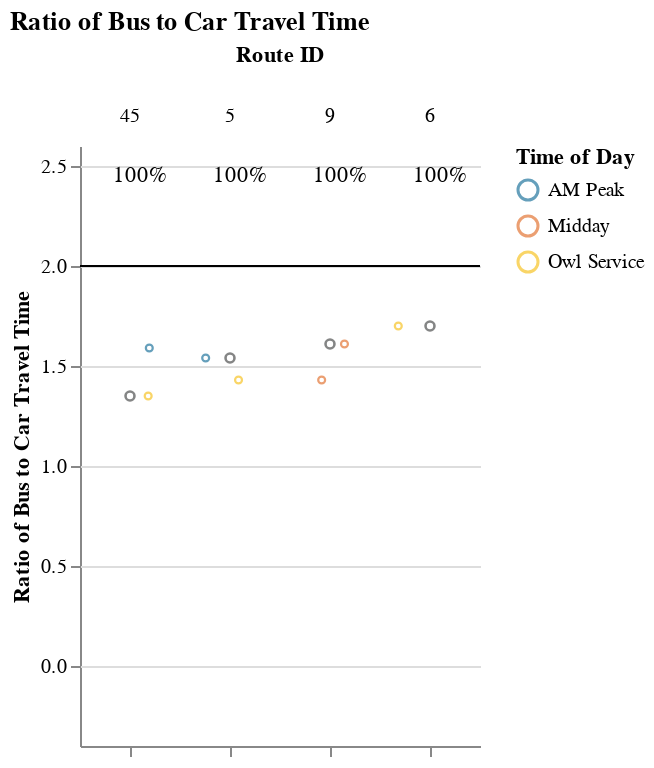
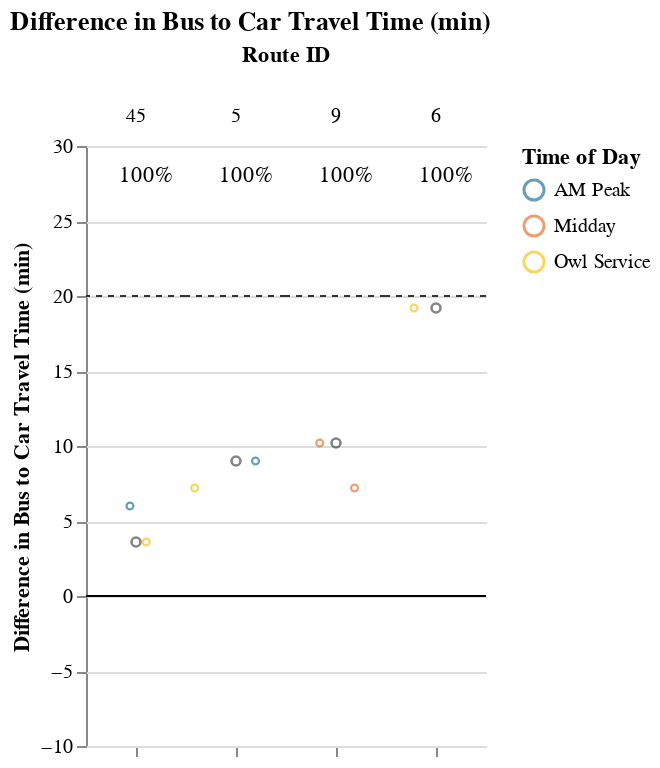

The cell these charts' notebook holds for them, in order:
### Markdown cell above
## Viable Competitive Routes
### Short Routes (< 1 hr)

### Code cell
# Allow for possibility that operator doesn't have routes that fall into certain route_groups
# But, jupyterbook will not like markdown with f-string
# separate out route_group and put in each cell, and use try/except + if to display...
# but all 3 route groups must be displayed. just add sentence about why no routes were returned at the end
route_group = "short"
try:
    display_charts_for_route_group(df, route_group)
except:
    print("No routes meet this criteria.")

### Figure 1 — Vega-Lite specification as saved in the notebook (floating-point values rounded to 4 significant figures)
{"config": {"view": {"continuousWidth": 400, "continuousHeight": 300, "stroke": null}, "facet": {"spacing": 0}}, "data": {"name": "data-950f0fe15f3845a26e8cf1d897c2b307"}, "facet": {"column": {"field": "route_id", "sort": ["45", "5", "9", "6"], "title": "Route ID", "type": "nominal"}}, "spec": {"layer": [{"mark": "rule", "encoding": {"color": {"value": "black"}, "y": {"field": "cutoff", "type": "quantitative"}}, "selection": {"selector001": {"type": "interval", "bind": "scales", "encodings": ["x", "y"]}}}, {"mark": {"type": "point", "opacity": 0.65, "size": 12, "strokeWidth": 1.1}, "encoding": {"color": {"field": "time_of_day", "scale": {"range": ["#136C97", "#E16B26", "#F6BF16", "#00896B", "#7790A3", "#5B559C"]}, "sort": ["AM Peak", "Midday", "PM Peak", "Owl Service"], "title": "Time of Day", "type": "nominal"}, "tooltip": [{"field": "route_id", "type": "nominal"}, {"field": "trip_id", "type": "nominal"}, {"field": "service_hours", "type": "quantitative"}, {"field": "car_duration_hours", "type": "quantitative"}, {"field": "bus_multiplier", "type": "quantitative"}, {"field": "bus_difference", "type": "quantitative"}, {"field": "num_trips", "type": "quantitative"}, {"field": "num_competitive", "type": "quantitative"}, {"field": "pct_trips_competitive", "type": "quantitative"}, {"field": "p25", "type": "quantitative"}, {"field": "p50", "type": "quantitative"}, {"field": "p75", "type": "quantitative"}], "x": {"axis": {"grid": false, "labels": false, "ticks": true, "values": [0]}, "field": "jitter", "scale": {}, "title": null, "type": "quantitative"}, "y": {"field": "bus_multiplier", "scale": {"domain": [-0.25, 2.5]}, "title": "Ratio of Bus to Car Travel Time", "type": "quantitative"}}, "transform": [{"calculate": "sqrt(-2*log(random()))*cos(2*PI*random())", "as": "jitter"}], "width": 50}, {"layer": [{"mark": {"type": "point", "opacity": 0.6, "size": 20, "strokeWidth": 1.3}, "encoding": {"color": {"value": "#323434"}, "y": {"field": "bus_multiplier", "type": "quantitative"}}, "transform": [{"filter": "(datum.p50_trip === 1)"}]}, {"mark": {"type": "text", "align": "center", "baseline": "middle"}, "encoding": {"color": {"value": "black"}, "text": {"field": "pct_trips_competitive", "format": ".0%", "type": "quantitative"}, "tooltip": [{"field": "route_id", "type": "nominal"}, {"field": "trip_id", "type": "nominal"}, {"field": "service_hours", "type": "quantitative"}, {"field": "car_duration_hours", "type": "quantitative"}, {"field": "bus_multiplier", "type": "quantitative"}, {"field": "bus_difference", "type": "quantitative"}, {"field": "num_trips", "type": "quantitative"}, {"field": "num_competitive", "type": "quantitative"}, {"field": "pct_trips_competitive", "type": "quantitative"}, {"field": "p25", "type": "quantitative"}, {"field": "p50", "type": "quantitative"}, {"field": "p75", "type": "quantitative"}], "x": {"value": 30}, "y": {"value": 15}}, "transform": [{"calculate": "sqrt(-2*log(random()))*cos(2*PI*random())", "as": "jitter"}, {"filter": "(datum.fastest_trip === 1)"}]}]}]}, "resolve": {"scale": {"y": "shared"}}, "title": "Ratio of Bus to Car Travel Time", "$schema": "https://vega.github.io/schema/vega-lite/v4.17.0.json", "datasets": {"data-950f0fe15f3845a26e8cf1d897c2b307": [{"calitp_itp_id": 168, "trip_key": 2199239617006018366, "trip_id": "5016351", "shape_id": "45 171689", "route_id": "45", "service_hours": 0.23, "trip_first_departure_ts": 22380, "trip_last_arrival_ts": 23220, "departure_hour": 6, "time_of_day": "Owl Service", "p25": 0.24, "p50": 0.25, "p75": 0.26, "p50_trip": 1, "fastest_trip": 1, "car_duration_hours": 0.17, "competitive_route": 1, "bus_multiplier": 1.35, "bus_difference": 3.6, "num_trips": 2, "num_competitive": 2, "pct_trips_competitive": 1.0, "bus_difference_spread": 2.4, "route_group": "short", "max_trip_hrs": 0.27, "max_trip_route_group": 0.82, "name": "City of Lodi", "caltrans_district": "10 - Stockton", "drmt_organization_name": null, "cutoff2": 20, "cutoff": 2}, {"calitp_itp_id": 168, "trip_key": 6442362743022621027, "trip_id": "7901478", "shape_id": "45 171689", "route_id": "45", "service_hours": 0.27, "trip_first_departure_ts": 27000, "trip_last_arrival_ts": 27960, "departure_hour": 7, "time_of_day": "AM Peak", "p25": 0.24, "p50": 0.25, "p75": 0.26, "p50_trip": 0, "fastest_trip": 0, "car_duration_hours": 0.17, "competitive_route": 1, "bus_multiplier": 1.59, "bus_difference": 6.0, "num_trips": 2, "num_competitive": 2, "pct_trips_competitive": 1.0, "bus_difference_spread": 2.4, "route_group": "short", "max_trip_hrs": 0.27, "max_trip_route_group": 0.82, "name": "City of Lodi", "caltrans_district": "10 - Stockton", "drmt_organization_name": null, "cutoff2": 20, "cutoff": 2}, {"calitp_itp_id": 168, "trip_key": -133091918511425829, "trip_id": "5024867", "shape_id": "5 171692", "route_id": "5", "service_hours": 0.4, "trip_first_departure_ts": 22500, "trip_last_arrival_ts": 23940, "departure_hour": 6, "time_of_day": "Owl Service", "p25": 0.4075, "p50": 0.415, "p75": 0.4225, "p50_trip": 0, "fastest_trip": 1, "car_duration_hours": 0.28, "competitive_route": 1, "bus_multiplier": 1.43, "bus_difference": 7.2, "num_trips": 2, "num_competitive": 2, "pct_trips_competitive": 1.0, "bus_difference_spread": 1.8, "route_group": "short", "max_trip_hrs": 0.43, "max_trip_route_group": 0.82, "name": "City of Lodi", "caltrans_district": "10 - Stockton", "drmt_organization_name": null, "cutoff2": 20, "cutoff": 2}, {"calitp_itp_id": 168, "trip_key": -3347287698096008956, "trip_id": "5024869", "shape_id": "5 171692", "route_id": "5", "service_hours": 0.43, "trip_first_departure_ts": 26400, "trip_last_arrival_ts": 27960, "departure_hour": 7, "time_of_day": "AM Peak", "p25": 0.4075, "p50": 0.415, "p75": 0.4225, "p50_trip": 1, "fastest_trip": 0, "car_duration_hours": 0.28, "competitive_route": 1, "bus_multiplier": 1.54, "bus_difference": 9.0, "num_trips": 2, "num_competitive": 2, "pct_trips_competitive": 1.0, "bus_difference_spread": 1.8, "route_group": "short", "max_trip_hrs": 0.43, "max_trip_route_group": 0.82, "name": "City of Lodi", "caltrans_district": "10 - Stockton", "drmt_organization_name": null, "cutoff2": 20, "cutoff": 2}, {"calitp_itp_id": 168, "trip_key": -1100885806102794017, "trip_id": "5024837", "shape_id": "6 171696", "route_id": "6", "service_hours": 0.78, "trip_first_departure_ts": 23400, "trip_last_arrival_ts": 26220, "departure_hour": 6, "time_of_day": "Owl Service", "p25": 0.78, "p50": 0.78, "p75": 0.78, "p50_trip": 1, "fastest_trip": 1, "car_duration_hours": 0.46, "competitive_route": 1, "bus_multiplier": 1.7, "bus_difference": 19.2, "num_trips": 1, "num_competitive": 1, "pct_trips_competitive": 1.0, "bus_difference_spread": 0.0, "route_group": "short", "max_trip_hrs": 0.78, "max_trip_route_group": 0.82, "name": "City of Lodi", "caltrans_district": "10 - Stockton", "drmt_organization_name": null, "cutoff2": 20, "cutoff": 2}, {"calitp_itp_id": 168, "trip_key": -764000840965944519, "trip_id": "5024871", "shape_id": "9 171687", "route_id": "9", "service_hours": 0.4, "trip_first_departure_ts": 51600, "trip_last_arrival_ts": 53040, "departure_hour": 14, "time_of_day": "Midday", "p25": 0.4125, "p50": 0.425, "p75": 0.4375, "p50_trip": 0, "fastest_trip": 1, "car_duration_hours": 0.28, "competitive_route": 1, "bus_multiplier": 1.43, "bus_difference": 7.2, "num_trips": 2, "num_competitive": 2, "pct_trips_competitive": 1.0, "bus_difference_spread": 3.0, "route_group": "short", "max_trip_hrs": 0.45, "max_trip_route_group": 0.82, "name": "City of Lodi", "caltrans_district": "10 - Stockton", "drmt_organization_name": null, "cutoff2": 20, "cutoff": 2}, {"calitp_itp_id": 168, "trip_key": -8611148177880385172, "trip_id": "5024872", "shape_id": "9 171687", "route_id": "9", "service_hours": 0.45, "trip_first_departure_ts": 53400, "trip_last_arrival_ts": 55020, "departure_hour": 14, "time_of_day": "Midday", "p25": 0.4125, "p50": 0.425, "p75": 0.4375, "p50_trip": 1, "fastest_trip": 0, "car_duration_hours": 0.28, "competitive_route": 1, "bus_multiplier": 1.61, "bus_difference": 10.2, "num_trips": 2, "num_competitive": 2, "pct_trips_competitive": 1.0, "bus_difference_spread": 3.0, "route_group": "short", "max_trip_hrs": 0.45, "max_trip_route_group": 0.82, "name": "City of Lodi", "caltrans_district": "10 - Stockton", "drmt_organization_name": null, "cutoff2": 20, "cutoff": 2}]}}

### Figure 2 — Vega-Lite specification as saved in the notebook (floating-point values rounded to 4 significant figures)
{"config": {"view": {"continuousWidth": 400, "continuousHeight": 300, "stroke": null}, "facet": {"spacing": 0}}, "data": {"name": "data-4776572e7a207438b102f9f4dac00a2d"}, "facet": {"column": {"field": "route_id", "sort": ["45", "5", "9", "6"], "title": "Route ID", "type": "nominal"}}, "spec": {"layer": [{"mark": "rule", "encoding": {"color": {"value": "black"}, "y": {"field": "cutoff", "type": "quantitative"}}, "selection": {"selector002": {"type": "interval", "bind": "scales", "encodings": ["x", "y"]}}}, {"mark": {"type": "rule", "strokeDash": [3, 3]}, "encoding": {"color": {"value": "#323434"}, "y": {"field": "cutoff2", "type": "quantitative"}}}, {"mark": {"type": "point", "opacity": 0.65, "size": 12, "strokeWidth": 1.1}, "encoding": {"color": {"field": "time_of_day", "scale": {"range": ["#136C97", "#E16B26", "#F6BF16", "#00896B", "#7790A3", "#5B559C"]}, "sort": ["AM Peak", "Midday", "PM Peak", "Owl Service"], "title": "Time of Day", "type": "nominal"}, "tooltip": [{"field": "route_id", "type": "nominal"}, {"field": "trip_id", "type": "nominal"}, {"field": "service_hours", "type": "quantitative"}, {"field": "car_duration_hours", "type": "quantitative"}, {"field": "bus_multiplier", "type": "quantitative"}, {"field": "bus_difference", "type": "quantitative"}, {"field": "num_trips", "type": "quantitative"}, {"field": "num_competitive", "type": "quantitative"}, {"field": "pct_trips_competitive", "type": "quantitative"}, {"field": "p25", "type": "quantitative"}, {"field": "p50", "type": "quantitative"}, {"field": "p75", "type": "quantitative"}], "x": {"axis": {"grid": false, "labels": false, "ticks": true, "values": [0]}, "field": "jitter", "scale": {}, "title": null, "type": "quantitative"}, "y": {"field": "bus_difference", "scale": {"domain": [-5, 25.0]}, "title": "Difference in Bus to Car Travel Time (min)", "type": "quantitative"}}, "transform": [{"calculate": "sqrt(-2*log(random()))*cos(2*PI*random())", "as": "jitter"}], "width": 50}, {"layer": [{"mark": {"type": "point", "opacity": 0.6, "size": 20, "strokeWidth": 1.3}, "encoding": {"color": {"value": "#323434"}, "y": {"field": "bus_difference", "type": "quantitative"}}, "transform": [{"filter": "(datum.p50_trip === 1)"}]}, {"mark": {"type": "text", "align": "center", "baseline": "middle"}, "encoding": {"color": {"value": "black"}, "text": {"field": "pct_trips_competitive", "format": ".0%", "type": "quantitative"}, "tooltip": [{"field": "route_id", "type": "nominal"}, {"field": "trip_id", "type": "nominal"}, {"field": "service_hours", "type": "quantitative"}, {"field": "car_duration_hours", "type": "quantitative"}, {"field": "bus_multiplier", "type": "quantitative"}, {"field": "bus_difference", "type": "quantitative"}, {"field": "num_trips", "type": "quantitative"}, {"field": "num_competitive", "type": "quantitative"}, {"field": "pct_trips_competitive", "type": "quantitative"}, {"field": "p25", "type": "quantitative"}, {"field": "p50", "type": "quantitative"}, {"field": "p75", "type": "quantitative"}], "x": {"value": 30}, "y": {"value": 15}}, "transform": [{"calculate": "sqrt(-2*log(random()))*cos(2*PI*random())", "as": "jitter"}, {"filter": "(datum.fastest_trip === 1)"}]}]}]}, "resolve": {"scale": {"y": "shared"}}, "title": "Difference in Bus to Car Travel Time (min)", "$schema": "https://vega.github.io/schema/vega-lite/v4.17.0.json", "datasets": {"data-4776572e7a207438b102f9f4dac00a2d": [{"calitp_itp_id": 168, "trip_key": 2199239617006018366, "trip_id": "5016351", "shape_id": "45 171689", "route_id": "45", "service_hours": 0.23, "trip_first_departure_ts": 22380, "trip_last_arrival_ts": 23220, "departure_hour": 6, "time_of_day": "Owl Service", "p25": 0.24, "p50": 0.25, "p75": 0.26, "p50_trip": 1, "fastest_trip": 1, "car_duration_hours": 0.17, "competitive_route": 1, "bus_multiplier": 1.35, "bus_difference": 3.6, "num_trips": 2, "num_competitive": 2, "pct_trips_competitive": 1.0, "bus_difference_spread": 2.4, "route_group": "short", "max_trip_hrs": 0.27, "max_trip_route_group": 0.82, "name": "City of Lodi", "caltrans_district": "10 - Stockton", "drmt_organization_name": null, "cutoff2": 20, "cutoff": 0}, {"calitp_itp_id": 168, "trip_key": 6442362743022621027, "trip_id": "7901478", "shape_id": "45 171689", "route_id": "45", "service_hours": 0.27, "trip_first_departure_ts": 27000, "trip_last_arrival_ts": 27960, "departure_hour": 7, "time_of_day": "AM Peak", "p25": 0.24, "p50": 0.25, "p75": 0.26, "p50_trip": 0, "fastest_trip": 0, "car_duration_hours": 0.17, "competitive_route": 1, "bus_multiplier": 1.59, "bus_difference": 6.0, "num_trips": 2, "num_competitive": 2, "pct_trips_competitive": 1.0, "bus_difference_spread": 2.4, "route_group": "short", "max_trip_hrs": 0.27, "max_trip_route_group": 0.82, "name": "City of Lodi", "caltrans_district": "10 - Stockton", "drmt_organization_name": null, "cutoff2": 20, "cutoff": 0}, {"calitp_itp_id": 168, "trip_key": -133091918511425829, "trip_id": "5024867", "shape_id": "5 171692", "route_id": "5", "service_hours": 0.4, "trip_first_departure_ts": 22500, "trip_last_arrival_ts": 23940, "departure_hour": 6, "time_of_day": "Owl Service", "p25": 0.4075, "p50": 0.415, "p75": 0.4225, "p50_trip": 0, "fastest_trip": 1, "car_duration_hours": 0.28, "competitive_route": 1, "bus_multiplier": 1.43, "bus_difference": 7.2, "num_trips": 2, "num_competitive": 2, "pct_trips_competitive": 1.0, "bus_difference_spread": 1.8, "route_group": "short", "max_trip_hrs": 0.43, "max_trip_route_group": 0.82, "name": "City of Lodi", "caltrans_district": "10 - Stockton", "drmt_organization_name": null, "cutoff2": 20, "cutoff": 0}, {"calitp_itp_id": 168, "trip_key": -3347287698096008956, "trip_id": "5024869", "shape_id": "5 171692", "route_id": "5", "service_hours": 0.43, "trip_first_departure_ts": 26400, "trip_last_arrival_ts": 27960, "departure_hour": 7, "time_of_day": "AM Peak", "p25": 0.4075, "p50": 0.415, "p75": 0.4225, "p50_trip": 1, "fastest_trip": 0, "car_duration_hours": 0.28, "competitive_route": 1, "bus_multiplier": 1.54, "bus_difference": 9.0, "num_trips": 2, "num_competitive": 2, "pct_trips_competitive": 1.0, "bus_difference_spread": 1.8, "route_group": "short", "max_trip_hrs": 0.43, "max_trip_route_group": 0.82, "name": "City of Lodi", "caltrans_district": "10 - Stockton", "drmt_organization_name": null, "cutoff2": 20, "cutoff": 0}, {"calitp_itp_id": 168, "trip_key": -1100885806102794017, "trip_id": "5024837", "shape_id": "6 171696", "route_id": "6", "service_hours": 0.78, "trip_first_departure_ts": 23400, "trip_last_arrival_ts": 26220, "departure_hour": 6, "time_of_day": "Owl Service", "p25": 0.78, "p50": 0.78, "p75": 0.78, "p50_trip": 1, "fastest_trip": 1, "car_duration_hours": 0.46, "competitive_route": 1, "bus_multiplier": 1.7, "bus_difference": 19.2, "num_trips": 1, "num_competitive": 1, "pct_trips_competitive": 1.0, "bus_difference_spread": 0.0, "route_group": "short", "max_trip_hrs": 0.78, "max_trip_route_group": 0.82, "name": "City of Lodi", "caltrans_district": "10 - Stockton", "drmt_organization_name": null, "cutoff2": 20, "cutoff": 0}, {"calitp_itp_id": 168, "trip_key": -764000840965944519, "trip_id": "5024871", "shape_id": "9 171687", "route_id": "9", "service_hours": 0.4, "trip_first_departure_ts": 51600, "trip_last_arrival_ts": 53040, "departure_hour": 14, "time_of_day": "Midday", "p25": 0.4125, "p50": 0.425, "p75": 0.4375, "p50_trip": 0, "fastest_trip": 1, "car_duration_hours": 0.28, "competitive_route": 1, "bus_multiplier": 1.43, "bus_difference": 7.2, "num_trips": 2, "num_competitive": 2, "pct_trips_competitive": 1.0, "bus_difference_spread": 3.0, "route_group": "short", "max_trip_hrs": 0.45, "max_trip_route_group": 0.82, "name": "City of Lodi", "caltrans_district": "10 - Stockton", "drmt_organization_name": null, "cutoff2": 20, "cutoff": 0}, {"calitp_itp_id": 168, "trip_key": -8611148177880385172, "trip_id": "5024872", "shape_id": "9 171687", "route_id": "9", "service_hours": 0.45, "trip_first_departure_ts": 53400, "trip_last_arrival_ts": 55020, "departure_hour": 14, "time_of_day": "Midday", "p25": 0.4125, "p50": 0.425, "p75": 0.4375, "p50_trip": 1, "fastest_trip": 0, "car_duration_hours": 0.28, "competitive_route": 1, "bus_multiplier": 1.61, "bus_difference": 10.2, "num_trips": 2, "num_competitive": 2, "pct_trips_competitive": 1.0, "bus_difference_spread": 3.0, "route_group": "short", "max_trip_hrs": 0.45, "max_trip_route_group": 0.82, "name": "City of Lodi", "caltrans_district": "10 - Stockton", "drmt_organization_name": null, "cutoff2": 20, "cutoff": 0}]}}
